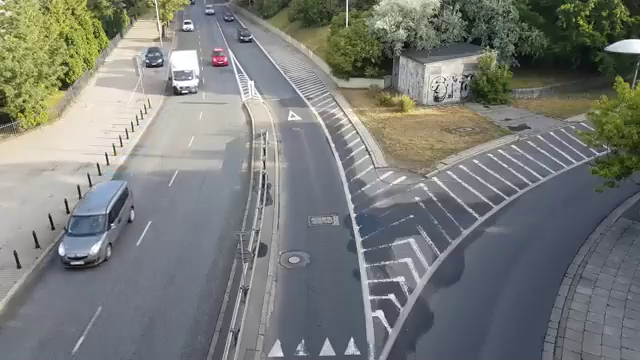
#> input picture frame 32 of Test Videos/4ktestvid_Trim10sec.mp4, 640 x 360 px
$ python DelayLeftRightDetector.py
#> lines starting #> are read from the running program, lines starting #| are printed output that depends on the picture; after the words box and inside, x2 and y2 are one past the last pixel; in counts of white or black regions, pixels touching at a corner belong together
import cv2
import numpy as np
from time import sleep
from PIL import Image
from datetime import datetime
testmode = False
start = datetime.now()

width_min = 20  # Minimum rectangle length
height_min = 20  # Minimum rectangle length

offset = 4  # Detection line offset

pos_line = 215  # Line position
line_left = 0
line_right = 250

detect = []
cars = 0
previous_frame = 0
previous_x = 0
fps = 80


def work_centre(x, y, w, h):
    x1 = int(w / 2)
    y1 = int(h / 2)
    cx = x + x1
    cy = y + y1
    return cx, cy


def screenshot(frame, x, y, w, h):
    im = Image.fromarray(frame, 'RGB')
    im1 = im.crop((x - w / 2, y - h / 2, x + w / 2, y + h / 2))
    if testmode:
        im1.show()


def detection(detect, car_count):
    prev_frame = cap.get(1)
    prev_x = x
    if cap.get(1) > previous_frame + 20 or (x > previous_x + 50 or x < previous_x - 50):
        car_count += 1
        cv2.line(frame, (line_left, pos_line), (line_right, pos_line), (0, 127, 255), 1)
        print("car is detected : " + str(car_count) + " " + str(cap.get(1)))
        screenshot(frame, x, y, w, h)
    detect.remove((x, y))
    return prev_frame, prev_x, detect, car_count


kernel = None

cap = cv2.VideoCapture('4ktestvid_Trim10sec.mp4')
backgroundObject = cv2.createBackgroundSubtractorMOG2(detectShadows=True)

while True:
    ret, frame = cap.read()
#> frame is the input picture: shape (360, 640, 3); mean B, G, R 120.4, 124.2, 121.3
    tempo = float(1 / fps)
    if testmode:
        sleep(tempo)
    if not ret:
        break

    # Apply the background object on the frame to get the segement mask
    fgmask = backgroundObject.apply(frame)
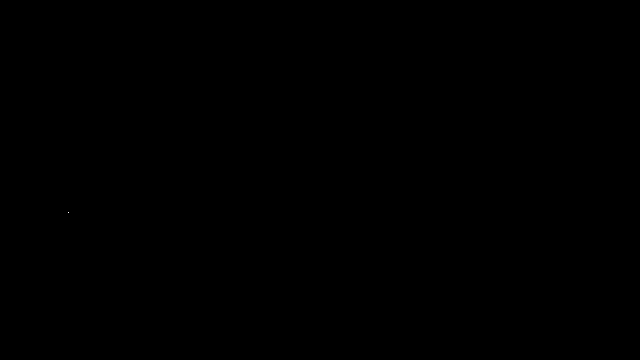
#> fgmask: shape (360, 640); values 127 (black) and 255 (white), 0% white in thin lines or dots, all inside (x1, y1, x2, y2) = (68, 212, 69, 213)

    _, fgmask = cv2.threshold(fgmask, 250, 255, cv2.THRESH_BINARY)

    fgmask = cv2.erode(fgmask, kernel, iterations=1)
#> fgmask: shape (360, 640); every value is 0
    fgmask = cv2.dilate(fgmask, kernel, iterations=2)

    contours, _ = cv2.findContours(fgmask, cv2.RETR_EXTERNAL, cv2.CHAIN_APPROX_SIMPLE)
#> contours = []

    frameCopy = frame.copy()

    for cnt in contours:

        if cv2.contourArea(cnt) > 400:
            x, y, width, height = cv2.boundingRect(cnt)

            cv2.rectangle(frameCopy, (x, y), (x + width, y + height), (0, 0, 255), 2)

            cv2.putText(frameCopy, 'Car Detected', (x, y - 10), cv2.FONT_HERSHEY_SIMPLEX, 0.3, (0, 255, 0), 1,
                        cv2.LINE_AA)
#> this loop made 0 passes

    cv2.line(frame, (line_left, pos_line), (line_right, pos_line), (255, 127, 0), 1)
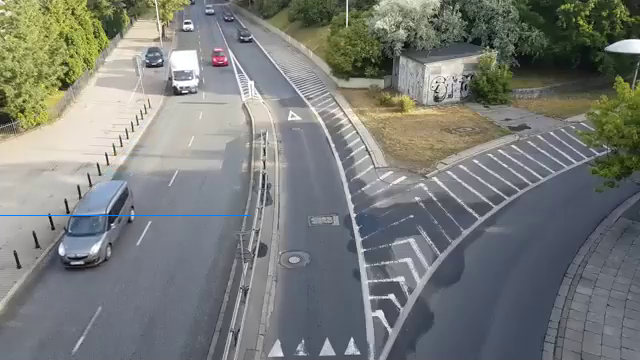
#> frame: shape (360, 640, 3); 0.11% of pixels changed, all inside (x1, y1, x2, y2) = (0, 215, 251, 216)
    for (i, c) in enumerate(contours):
        (x, y, w, h) = cv2.boundingRect(c)
        validate_outline = (w >= width_min) and (h >= height_min)
        if not validate_outline:
            continue

        cv2.rectangle(frame, (x, y), (x + w, y + h), (0, 255, 0), 2)
        center = work_centre(x, y, w, h)
        detect.append(center)
        cv2.circle(frame, center, 4, (0, 0, 255), -1)

        for (x, y) in detect:
            if cars == 0:
                previous_x = x
            if ((pos_line + offset) > y > (pos_line - offset)) and (line_left < x < line_right):
                previous_frame, previous_x, detect, cars = detection(detect, cars)
                print(str(detect))

            if len(detect) == 10: #when detect is of size 10 we clear for storage reasons
                detect.clear()
#> after the loop, detect = []

    foregroundPart = cv2.bitwise_and(frame, frame, mask=fgmask)
#> foregroundPart: shape (360, 640, 3); every value is 0

    stacked = np.hstack((frame, foregroundPart, frameCopy))
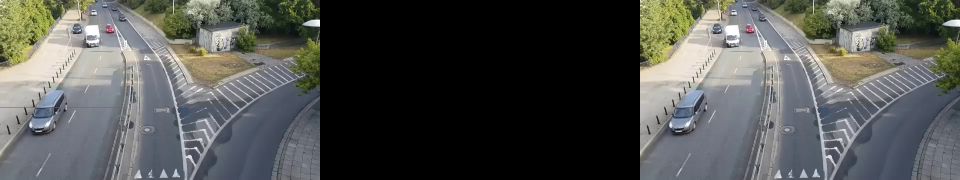
#> stacked: shape (360, 1920, 3) (shown at 1/2 size); mean B, G, R 80.3, 82.8, 80.8
    if testmode:
        #cv2.imshow('Original Frame, Extracted Foreground and Detected Cars', cv2.resize(stacked, None, fx=0.5, fy=0.5))
        cv2.imshow('Original Frame, Extracted Foreground and Detected Cars', stacked)

        cv2.imshow('Clean Mask', fgmask)

    k = cv2.waitKey(1) & 0xff
#> (key q is pressed here)

    if k == ord('q'):
        break

cap.release()

cv2.destroyAllWindows()

$ run again, starting later in the video
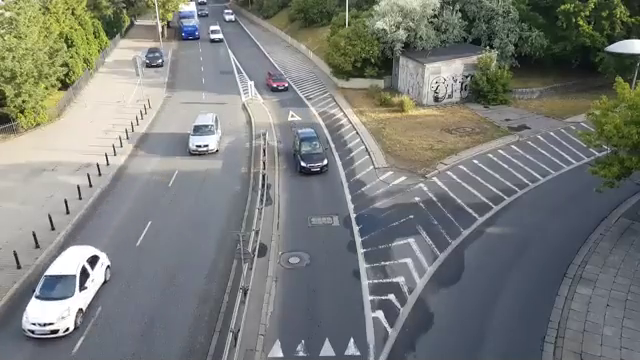
#> input picture frame 147 of Test Videos/4ktestvid_Trim10sec.mp4, 640 x 360 px
#> frame is the input picture: shape (360, 640, 3); mean B, G, R 120.8, 124.6, 121.8
#> contours = []
#> `cv2.line(frame, (line_left, pos_line), (line_right, pos_line), (255, 1..`:
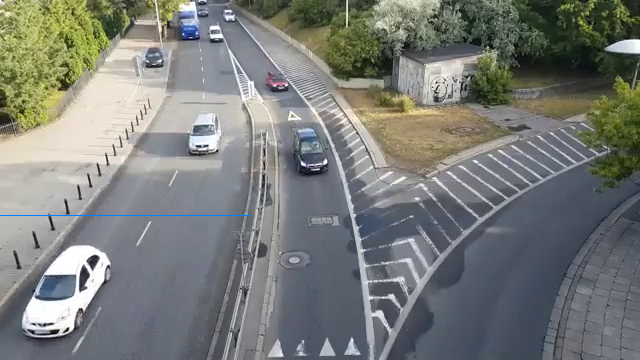
#> frame: shape (360, 640, 3); 0.11% of pixels changed, all inside (x1, y1, x2, y2) = (0, 215, 251, 216)
#> foregroundPart: shape (360, 640, 3); every value is 0
#> `stacked = np.hstack((frame, foregroundPart, frameCopy))`:
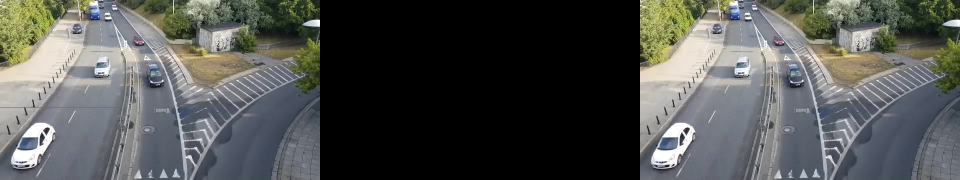
#> stacked: shape (360, 1920, 3) (shown at 1/2 size); mean B, G, R 80.6, 83, 81.1

$ run again, starting later in the video
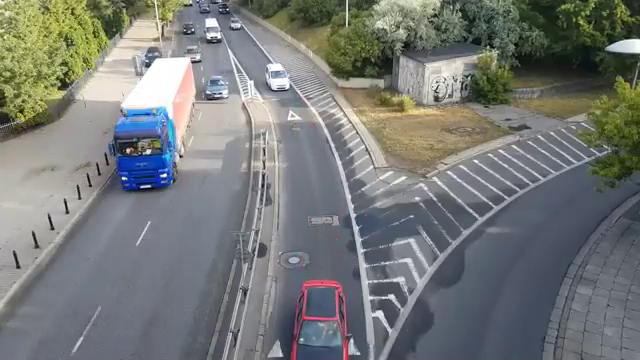
#> input picture frame 262 of Test Videos/4ktestvid_Trim10sec.mp4, 640 x 360 px
#> frame is the input picture: shape (360, 640, 3); mean B, G, R 119.2, 121.5, 118.5
#> contours = []
#> `cv2.line(frame, (line_left, pos_line), (line_right, pos_line), (255, 1..`:
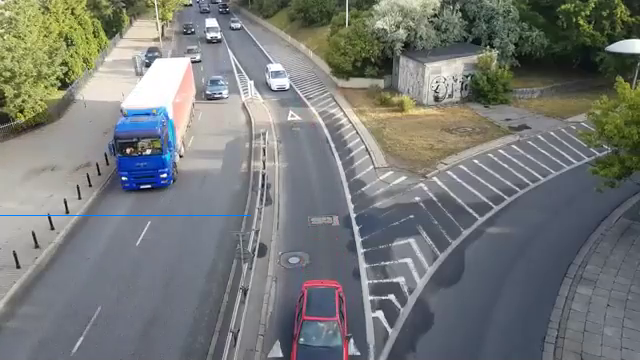
#> frame: shape (360, 640, 3); 0.11% of pixels changed, all inside (x1, y1, x2, y2) = (0, 215, 251, 216)
#> foregroundPart: shape (360, 640, 3); every value is 0
#> `stacked = np.hstack((frame, foregroundPart, frameCopy))`:
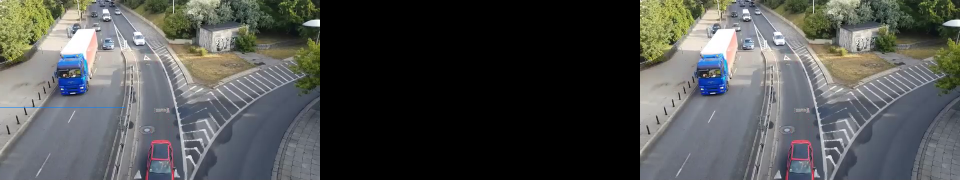
#> stacked: shape (360, 1920, 3) (shown at 1/2 size); mean B, G, R 79.5, 81, 79
